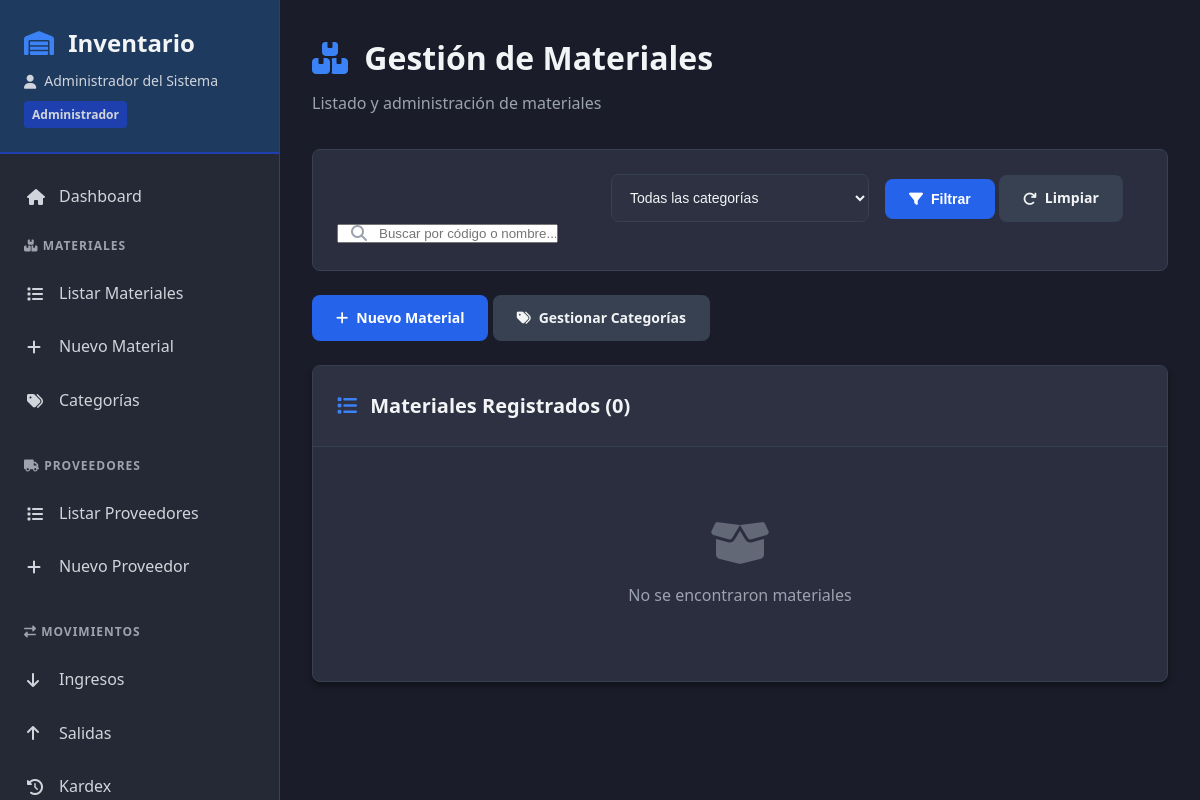
/modules/materiales/listar.php (signed in), run on the app's committed database.
### tables this page shows
CREATE TABLE usuarios (
  id INT AUTO_INCREMENT PRIMARY KEY,
  nombre_usuario VARCHAR(50) NOT NULL UNIQUE,
  contrasenia_hash VARCHAR(255) NOT NULL,
  nombre_completo VARCHAR(100),
  rol_id INT NOT NULL,
  estado ENUM('activo','inactivo') DEFAULT 'activo',
  fecha_creacion TIMESTAMP DEFAULT CURRENT_TIMESTAMP,
  FOREIGN KEY (rol_id) REFERENCES roles(id)
);

CREATE TABLE roles (
  id INT AUTO_INCREMENT PRIMARY KEY,
  nombre VARCHAR(50) UNIQUE,
  descripcion TEXT
);

### config/auth.php (called while the page is built, shortened)
<?php
function getCurrentUser() {
    $conn = getDBConnection();
    $stmt = $conn->prepare("SELECT u.*, r.nombre as rol_nombre FROM usuarios u
                           JOIN roles r ON u.rol_id = r.id
                           WHERE u.id = ? AND u.estado = 'activo'");
    $stmt->bind_param("i", $_SESSION['usuario_id']);
    $stmt->execute();
    $result = $stmt->get_result();
    $user = $result->fetch_assoc();
    return $user;
}
?>

### modules/materiales/listar.php (the view, shortened to what this page needs)
<?php
require_once '../../includes/header.php';
$search = $_GET['search'] ?? '';
$materiales = [];
?>
<div class="page-header">
    <h1><i class="fas fa-boxes"></i> Gestión de Materiales</h1>
    <p>Listado y administración de materiales</p>
</div>
<div class="filters">
    <form method="GET" class="filters-row">
        <div class="search-box">
            <i class="fas fa-search"></i>
            <input type="text" name="search" placeholder="Buscar por código o nombre..." value="<?php echo htmlspecialchars($search); ?>">
        </div>
        <div class="form-group">
            <select name="categoria_id">
                <option value="">Todas las categorías</option>
            </select>
        </div>
        <div class="form-group">
            <button type="submit" class="btn btn-primary">
                <i class="fas fa-filter"></i> Filtrar
            </button>
            <a href="/proyecto_inventario/modules/materiales/listar.php" class="btn btn-secondary">
                <i class="fas fa-redo"></i> Limpiar
            </a>
        </div>
    </form>
</div>
<div style="margin-bottom: 1.5rem;">
    <a href="/proyecto_inventario/modules/materiales/crear.php" class="btn btn-primary">
        <i class="fas fa-plus"></i> Nuevo Material
    </a>
    <a href="/proyecto_inventario/modules/materiales/categorias.php" class="btn btn-secondary">
        <i class="fas fa-tags"></i> Gestionar Categorías
    </a>
</div>
<div class="card">
    <div class="card-header">
        <h2><i class="fas fa-list"></i> Materiales Registrados (<?php echo count($materiales); ?>)</h2>
    </div>
    <div class="card-body">
        <?php if (empty($materiales)): ?>
            <div class="empty-state">
                <i class="fas fa-box-open"></i>
                <p>No se encontraron materiales</p>
            </div>
        <?php endif; ?>
    </div>
</div>
<?php require_once '../../includes/footer.php'; ?>

### includes/header.php (shortened to what this page needs)
<?php
require_once __DIR__ . '/../config/auth.php';
$currentUser = getCurrentUser();
$currentPage = basename($_SERVER['PHP_SELF']);
?>
<!DOCTYPE html>
<html lang="es">
<head>
    <link rel="stylesheet" href="/proyecto_inventario/assets/css/style.css">
    <link rel="stylesheet" href="https://cdnjs.cloudflare.com/ajax/libs/font-awesome/6.4.0/css/all.min.css">
</head>
<body>
    <div class="app-container">
        <aside class="sidebar">
            <div class="sidebar-header">
                <h2><i class="fas fa-warehouse"></i> Inventario</h2>
                <p class="user-info">
                    <i class="fas fa-user"></i> <?php echo htmlspecialchars($currentUser['nombre_completo'] ?? $currentUser['nombre_usuario']); ?>
                    <span class="role-badge"><?php echo htmlspecialchars($currentUser['rol_nombre']); ?></span>
                </p>
            </div>
            <nav class="sidebar-nav">
                <a href="/proyecto_inventario/index.php" class="nav-item <?php echo $currentPage == 'index.php' ? 'active' : ''; ?>">
                    <i class="fas fa-home"></i> Dashboard
                </a>
                <div class="nav-section">
                    <div class="nav-section-title">
                        <i class="fas fa-boxes"></i> Materiales
                    </div>
                    <a href="/proyecto_inventario/modules/materiales/listar.php" class="nav-item <?php echo strpos($currentPage, 'materiales') !== false ? 'active' : ''; ?>">
                        <i class="fas fa-list"></i> Listar Materiales
                    </a>
                    <a href="/proyecto_inventario/modules/materiales/crear.php" class="nav-item">
                        <i class="fas fa-plus"></i> Nuevo Material
                    </a>
                    <a href="/proyecto_inventario/modules/materiales/categorias.php" class="nav-item">
                        <i class="fas fa-tags"></i> Categorías
                    </a>
                </div>
                <div class="nav-section">
                    <div class="nav-section-title">
                        <i class="fas fa-truck"></i> Proveedores
                    </div>
                    <a href="/proyecto_inventario/modules/proveedores/listar.php" class="nav-item <?php echo strpos($currentPage, 'proveedores') !== false ? 'active' : ''; ?>">
                        <i class="fas fa-list"></i> Listar Proveedores
                    </a>
                    <a href="/proyecto_inventario/modules/proveedores/crear.php" class="nav-item">
                        <i class="fas fa-plus"></i> Nuevo Proveedor
                    </a>
                </div>
                <div class="nav-section">
                    <div class="nav-section-title">
                        <i class="fas fa-exchange-alt"></i> Movimientos
                    </div>
                    <a href="/proyecto_inventario/modules/movimientos/ingresos.php" class="nav-item <?php echo strpos($currentPage, 'ingresos') !== false ? 'active' : ''; ?>">
                        <i class="fas fa-arrow-down"></i> Ingresos
                    </a>
                    <a href="/proyecto_inventario/modules/movimientos/salidas.php" class="nav-item <?php echo strpos($currentPage, 'salidas') !== false ? 'active' : ''; ?>">
                        <i class="fas fa-arrow-up"></i> Salidas
                    </a>
                    <a href="/proyecto_inventario/modules/movimientos/kardex.php" class="nav-item <?php echo strpos($currentPage, 'kardex') !== false ? 'active' : ''; ?>">
                        <i class="fas fa-history"></i> Kardex
                    </a>
                </div>
            </nav>
        </aside>
        <main class="main-content">

### assets/css/style.css (style rules this page uses)
:root { --bg-primary: #1a1d29; --bg-secondary: #252936; --bg-tertiary: #2d3142; --bg-card: #2a2e3f; --blue-dark: #1e3a5f; --blue-medium: #2563eb; --blue-light: #3b82f6; --blue-accent: #1e40af; --gray-dark: #111827; --gray-medium: #374151; --gray-light: #4b5563; --gray-lighter: #6b7280; --text-primary: #f3f4f6; --text-secondary: #d1d5db; --text-muted: #9ca3af; --success: #10b981; --warning: #f59e0b; --danger: #ef4444; --info: #3b82f6; --border-color: #374151; --border-radius: 8px; --shadow-sm: 0 1px 2px rgba(0, 0, 0, 0.3); --shadow-md: 0 4px 6px rgba(0, 0, 0, 0.4); --shadow-lg: 0 10px 15px rgba(0, 0, 0, 0.5); }
* { margin: 0; padding: 0; box-sizing: border-box; }
body { font-family: 'Segoe UI', Tahoma, Geneva, Verdana, sans-serif; background: var(--bg-primary); color: var(--text-primary); line-height: 1.6; }
.app-container { display: flex; min-height: 100vh; }
.sidebar { width: 280px; background: var(--bg-secondary); border-right: 1px solid var(--border-color); display: flex; flex-direction: column; position: fixed; height: 100vh; overflow-y: auto; z-index: 1000; }
.sidebar-header { padding: 1.5rem; background: var(--blue-dark); border-bottom: 2px solid var(--blue-accent); }
.sidebar-header h2 { font-size: 1.5rem; margin-bottom: 0.5rem; color: var(--text-primary); }
.sidebar-header h2 i { color: var(--blue-light); margin-right: 0.5rem; }
.user-info { font-size: 0.875rem; color: var(--text-secondary); display: flex; align-items: center; gap: 0.5rem; flex-wrap: wrap; }
.role-badge { background: var(--blue-accent); padding: 0.25rem 0.5rem; border-radius: 4px; font-size: 0.75rem; font-weight: 600; }
.sidebar-nav { flex: 1; padding: 1rem 0; }
.nav-section { margin-bottom: 1rem; }
.nav-section-title { padding: 0.75rem 1.5rem; font-size: 0.75rem; text-transform: uppercase; letter-spacing: 1px; color: var(--text-muted); font-weight: 600; }
.nav-item { display: flex; align-items: center; padding: 0.875rem 1.5rem; color: var(--text-secondary); text-decoration: none; transition: all 0.3s ease; border-left: 3px solid transparent; }
.nav-item i { width: 20px; margin-right: 0.75rem; }
.main-content { flex: 1; margin-left: 280px; padding: 2rem; background: var(--bg-primary); min-height: 100vh; }
.page-header { margin-bottom: 2rem; }
.page-header h1 { font-size: 2rem; margin-bottom: 0.5rem; color: var(--text-primary); }
.page-header h1 i { color: var(--blue-light); margin-right: 0.5rem; }
.page-header p { color: var(--text-muted); }
.dashboard-card, .card { background: var(--bg-card); border-radius: var(--border-radius); border: 1px solid var(--border-color); margin-bottom: 1.5rem; box-shadow: var(--shadow-md); overflow: hidden; }
.card-header { padding: 1.5rem; background: var(--bg-tertiary); border-bottom: 1px solid var(--border-color); display: flex; justify-content: space-between; align-items: center; }
.card-header h2 { font-size: 1.25rem; color: var(--text-primary); }
.card-header h2 i { color: var(--blue-light); margin-right: 0.5rem; }
.card-body { padding: 1.5rem; }
.btn { display: inline-flex; align-items: center; gap: 0.5rem; padding: 0.75rem 1.5rem; border: none; border-radius: var(--border-radius); font-size: 0.875rem; font-weight: 600; cursor: pointer; transition: all 0.3s ease; text-decoration: none; }
.btn-primary { background: var(--blue-medium); color: white; }
.btn-secondary { background: var(--gray-medium); color: var(--text-primary); }
.form-group { margin-bottom: 1.5rem; }
.form-group input, .form-group select, .form-group textarea { width: 100%; padding: 0.875rem; background: var(--bg-tertiary); border: 1px solid var(--border-color); border-radius: var(--border-radius); color: var(--text-primary); font-size: 0.875rem; transition: all 0.3s ease; }
.empty-state { text-align: center; padding: 3rem; color: var(--text-muted); }
.empty-state i { font-size: 3rem; margin-bottom: 1rem; opacity: 0.5; }
.filters { background: var(--bg-card); padding: 1.5rem; border-radius: var(--border-radius); margin-bottom: 1.5rem; border: 1px solid var(--border-color); }
.filters-row { display: grid; grid-template-columns: repeat(auto-fit, minmax(200px, 1fr)); gap: 1rem; align-items: end; }
.search-box { position: relative; }
.search-box input { padding-left: 2.5rem; }
.search-box i { position: absolute; left: 0.875rem; top: 50%; transform: translateY(-50%); color: var(--text-muted); }

### data on the page
usuarios: nombre_completo "Administrador del Sistema", rol.nombre "Administrador"

### other printed values
count($materiales) "0"
